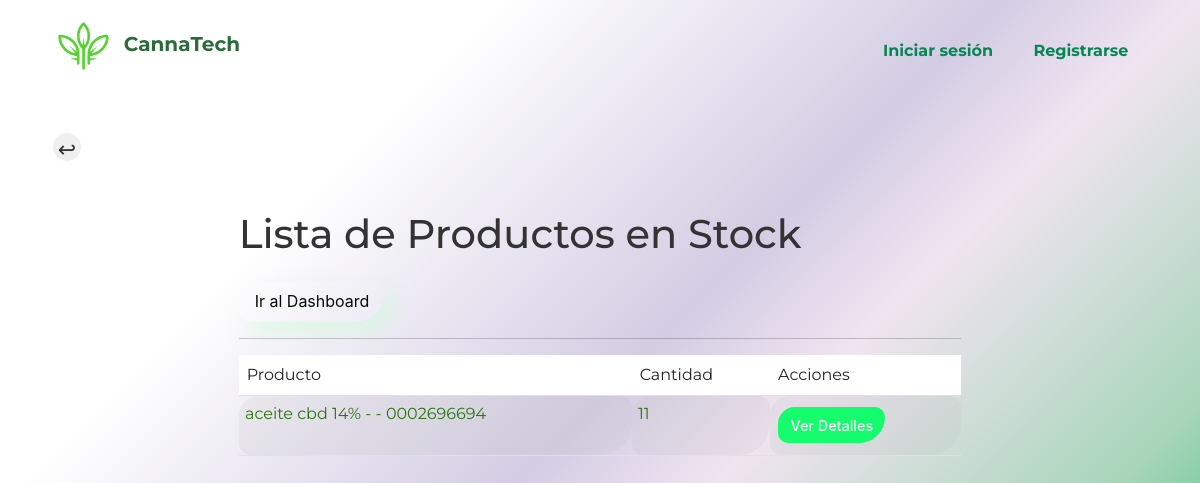
Before: /stock/ with the older database file.
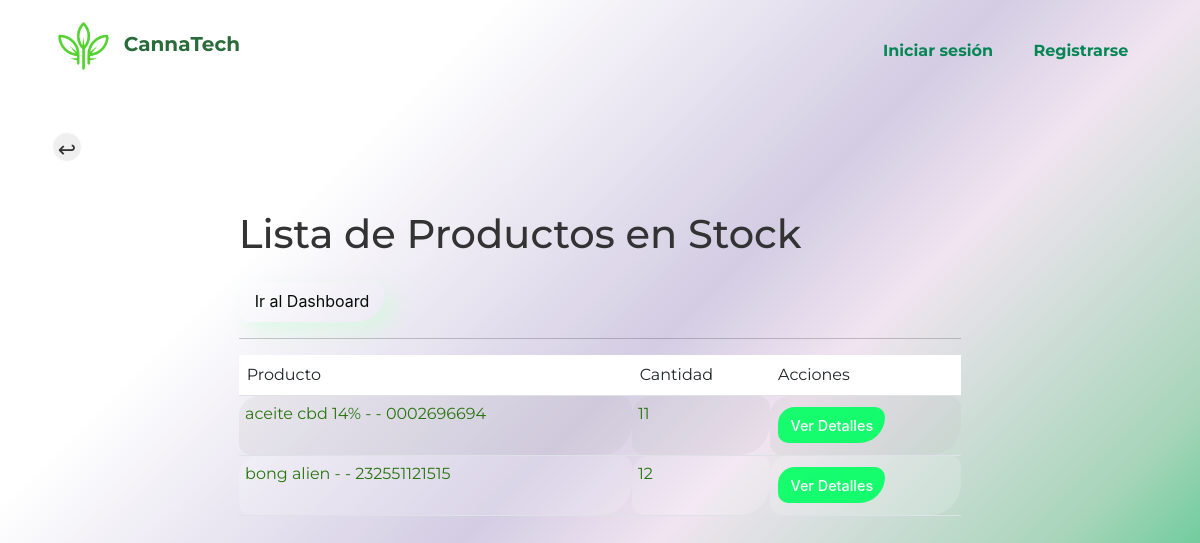
After: the same page with the newer database file.
### core/models.py (models this page shows, shortened)
class Stock(models.Model):
    product = models.OneToOneField(Product, on_delete=models.CASCADE, related_name='stock')
    quantity = models.PositiveIntegerField(default=0)
    low_stock_threshold = models.PositiveIntegerField(default=10)

class Product(models.Model):
    variedad = models.ForeignKey(Variedad, on_delete=models.CASCADE, null=True, blank=True)
    name = models.CharField(max_length=100)
    code = models.CharField(max_length=15, unique=True)
    is_favorite = models.BooleanField(default=False)
    user = models.ForeignKey(User, on_delete=models.CASCADE, null=True, blank=True)
    def __str__(self):
        variedad_nombre = self.variedad.nombre if self.variedad else ""
        return f"{self.name} - {variedad_nombre} - {self.code}"

### core/views.py (the view)
# urls.py: path('stock/', views.lista_stock, name='lista_stock'),
def lista_stock(request):
    stocks = Stock.objects.all()  # Consulta todos los productos en stock
    return render(request, 'core/lista_stock.html', {'stocks': stocks})

### core/templates/core/lista_stock.html (shortened to what this page needs)
{% extends 'core/base.html' %}
{% block content %}
<div class="container">
    <input type="button" class="btn-prev" value="↩" onClick="javascript:history.go(-1);">
    <div class="row mt-5">
        <div class="col-md-8 offset-md-2">
            <h1 class="mb-4">Lista de Productos en Stock</h1>
            <a href="/dashboard" class="btncode">Ir al Dashboard</a>
            <hr>
            <div class="table-responsive">
                <table class="table table-striped">
                    <thead>
                        <tr>
                            <th scope="col">Producto</th>
                            <th scope="col">Cantidad</th>
                            <th scope="col">Acciones</th>
                        </tr>
                    </thead>
                    <tbody>
                        {% for stock in stocks %}
                        <tr>
                            <td data-label="Producto">{{ stock.product }}</td>
                            <td data-label="Cantidad">{{ stock.quantity }}</td>
                            <td data-label="Acciones">
                                <a href="{% url 'stock_detail' product_id=stock.product.id %}" class="btn8 btn-sm">Ver Detalles</a>
                            </td>
                        </tr>
                        {% empty %}
                        <tr>
                            <td colspan="3" class="text-center">No hay productos en stock actualmente.</td>
                        </tr>
                        {% endfor %}
                    </tbody>
                </table>
            </div>
        </div>
    </div>
</div>
{% endblock %}

Changed rows visible on the page:
added Stock: product "bong alien - - 232551121515", quantity "12"
